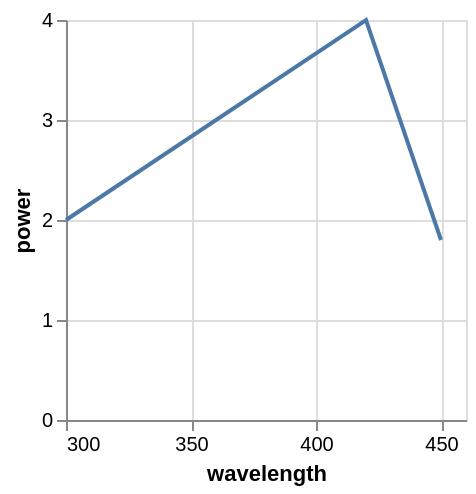

This figure's Vega-Lite source:
### Vega specification from a JSON file in a GitHub repository (floating-point values rounded to 4 significant figures)
{"$schema": "https://vega.github.io/schema/vega/v5.json", "background": "white", "padding": 5, "width": 200, "height": 200, "style": "cell", "data": [{"name": "source_0", "values": [{"wavelength": 250, "power": 1}, {"wavelength": 300, "power": 2}, {"wavelength": 420, "power": 4}, {"wavelength": 450, "power": 1.8}, {"wavelength": 500, "power": 1.1}]}, {"name": "data_0", "source": "source_0", "transform": [{"type": "formula", "expr": "toNumber(datum[\"wavelength\"])", "as": "wavelength"}, {"type": "filter", "expr": "inrange(datum[\"wavelength\"], [300, 450])"}]}], "marks": [{"name": "marks", "type": "line", "style": ["line"], "sort": {"field": "datum[\"wavelength\"]"}, "from": {"data": "data_0"}, "encode": {"update": {"stroke": {"value": "#4c78a8"}, "description": {"signal": "\"wavelength: \" + (format(datum[\"wavelength\"], \"\")) + \"; power: \" + (format(datum[\"power\"], \"\"))"}, "x": {"scale": "x", "field": "wavelength"}, "y": {"scale": "y", "field": "power"}, "defined": {"signal": "isValid(datum[\"wavelength\"]) && isFinite(+datum[\"wavelength\"]) && isValid(datum[\"power\"]) && isFinite(+datum[\"power\"])"}}}}], "scales": [{"name": "x", "type": "linear", "domain": [300, 450], "range": [0, {"signal": "width"}], "nice": true, "zero": false}, {"name": "y", "type": "linear", "domain": {"data": "data_0", "field": "power"}, "range": [{"signal": "height"}, 0], "nice": true, "zero": true}], "axes": [{"scale": "x", "orient": "bottom", "gridScale": "y", "grid": true, "tickCount": {"signal": "ceil(width/40)"}, "domain": false, "labels": false, "aria": false, "maxExtent": 0, "minExtent": 0, "ticks": false, "zindex": 0}, {"scale": "y", "orient": "left", "gridScale": "x", "grid": true, "tickCount": {"signal": "ceil(height/40)"}, "domain": false, "labels": false, "aria": false, "maxExtent": 0, "minExtent": 0, "ticks": false, "zindex": 0}, {"scale": "x", "orient": "bottom", "grid": false, "title": "wavelength", "labelFlush": true, "labelOverlap": true, "tickCount": {"signal": "ceil(width/40)"}, "zindex": 0}, {"scale": "y", "orient": "left", "grid": false, "title": "power", "labelOverlap": true, "tickCount": {"signal": "ceil(height/40)"}, "zindex": 0}], "config": {"projection": {"type": "equalEarth"}}}
